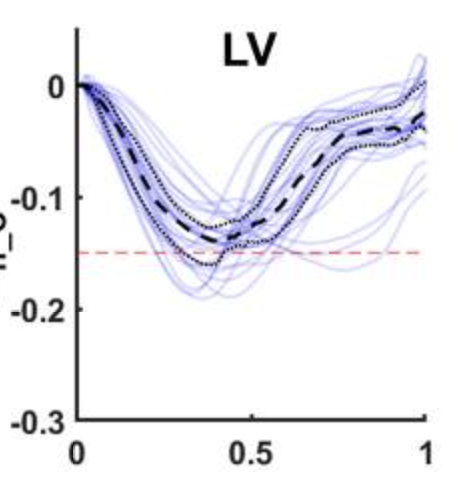
#> input picture experiments/06_moulin_digitisation/panel_lv.png, 464 x 478 px
$ python 02_extract.py
#> lines starting #> are read from the running program, lines starting #| are printed output that depends on the picture; after the words box and inside, x2 and y2 are one past the last pixel; in counts of white or black regions, pixels touching at a corner belong together
### src/single_cell_em/analysis/curve_extraction.py
"""Viterbi curve extraction from published figures.

Cost = per-pixel ink mismatch; transition = smoothness penalty. The smoothness
term is what bridges the gaps in a dashed line, so alpha is the main knob:
too low and the path jumps between curves, too high and it cuts corners.
"""
import json
import numpy as np
import matplotlib.pyplot as plt


# [8 lines of commented-out code are left out]


# [36 lines left out: functions viterbi_trace, extract_curves, not called in this run]


class AxisCalibration:
    """Affine pixel -> data map, assuming axes are not rotated."""

    def __init__(self, px0, px1, x0, x1, py0, py1, y0, y1):
        self.px0, self.px1, self.x0, self.x1 = px0, px1, x0, x1
        self.py0, self.py1, self.y0, self.y1 = py0, py1, y0, y1

    def to_x(self, px):
        return self.x0 + (np.asarray(px) - self.px0) * (self.x1 - self.x0) / (self.px1 - self.px0)

    def to_y(self, py):
        return self.y0 + (np.asarray(py) - self.py0) * (self.y1 - self.y0) / (self.py1 - self.py0)

    def save(self, path):
        json.dump(self.__dict__, open(path, "w"), indent=2)

    @classmethod
    def load(cls, path):
        return cls(**json.load(open(path)))

    def from_x(self, x):
        return self.px0 + (np.asarray(x) - self.x0) * (self.px1 - self.px0) / (self.x1 - self.x0)

    def from_y(self, y):
        return self.py0 + (np.asarray(y) - self.y0) * (self.py1 - self.py0) / (self.y1 - self.y0)


# [11 lines left out: function click_calibration, not called in this run]

from scipy.ndimage import maximum_filter1d, gaussian_filter1d


def black_ink_cost(rgb, val_thr=200, sat_thr=100, bridge=15, vsig=1.5):
    """Low cost on dark, unsaturated pixels. `bridge` is a horizontal dilation
    that closes the gaps in a dashed line; without it a flat path is cheaper
    than the true curve. `vsig` softens the ink vertically so near-misses in
    the transition still cost less than background."""
    a = rgb.astype(float)
    mx, mn = a.max(2), a.min(2)
    score = (np.clip((val_thr - mx) / val_thr, 0, 1)
             * np.clip((sat_thr - (mx - mn)) / sat_thr, 0, 1))
    if bridge:
        score = maximum_filter1d(score, size=bridge, axis=1)
    if vsig:
        score = gaussian_filter1d(score, vsig, axis=0)
    return 1.0 - score / max(score.max(), 1e-9)


# [10 lines left out: function apply_seeds, not called in this run]


def click_seeds(img, n=6):
    """Click n points along the target curve, left to right."""
    fig, ax = plt.subplots(figsize=(9, 9))
    ax.imshow(img)
    ax.set_title(f"Click {n} points along the DASHED MEAN, left to right.\n"
                 "Include the start, the trough, and the end.", fontsize=10)
    pts = fig.ginput(n, timeout=0)
    plt.close(fig)
    return [(x, y) for x, y in pts]

### experiments/06_moulin_digitisation/02_extract.py
"""Stage 2: seeded Viterbi extraction of the dashed mean from the LV panel."""
import numpy as np
import matplotlib.pyplot as plt
from PIL import Image
from single_cell_em.analysis.curve_extraction import (
    black_ink_cost, apply_seeds, click_seeds, viterbi_trace, AxisCalibration)

panel = np.array(Image.open("panel_lv.png").convert("RGB"))
#> panel is the input picture: shape (478, 464, 3); mean R, G, B 238.9, 238.6, 243.2
cal   = AxisCalibration.load("calibration.json")
#> (reads experiments/06_moulin_digitisation/calibration.json from the repository)
H, W  = panel.shape[:2]
#> H = 478; W = 464

cost = black_ink_cost(panel, val_thr=200, sat_thr=100, bridge=15, vsig=1.5)
#> in black_ink_cost, `mx, mn = a.max(2), a.min(2)`:
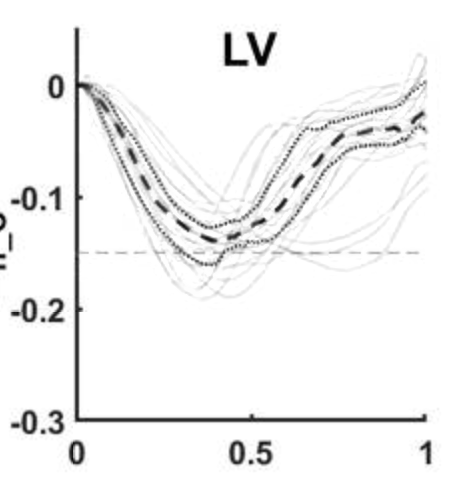
#> mx: shape (478, 464) float64; min 0, max 255, mean 243.4
#> in black_ink_cost, `mx, mn = a.max(2), a.min(2)`:
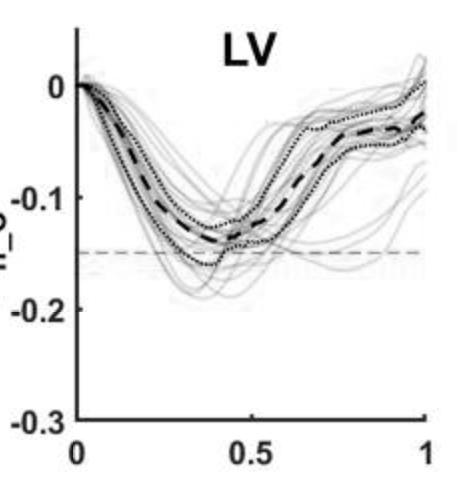
#> mn: shape (478, 464) float64; min 0, max 255, mean 238.3
#> in black_ink_cost, `score = (np.clip((val_thr - mx) / val_thr, 0, 1) * np.clip((sat_thr - ..`:
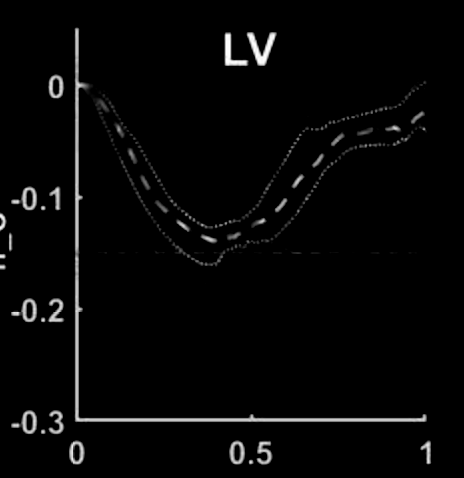
#> score: shape (478, 464) float64; min 0, max 1, mean 0.024
#> in black_ink_cost, `score = maximum_filter1d(score, size=bridge, axis=1)`:
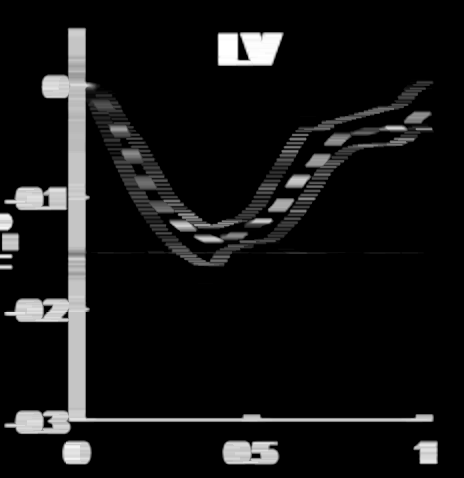
#> score: shape (478, 464) float64; min 0, max 1, mean 0.0786
#> in black_ink_cost, `score = gaussian_filter1d(score, vsig, axis=0)`:
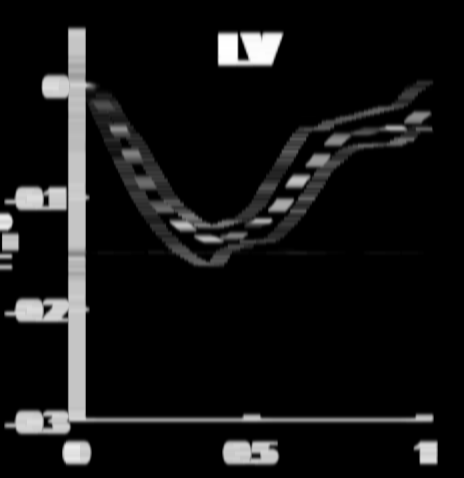
#> score: shape (478, 464) float64; min 0, max 1, mean 0.0786
#> in black_ink_cost, `return 1.0 - score / max(score.max(), 1e-9)`:
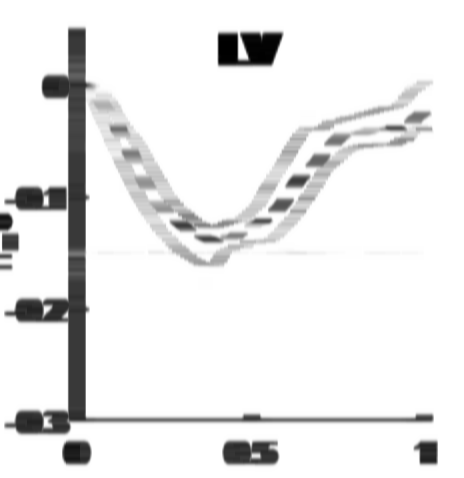
#> returned value: shape (478, 464) float64; min 0, max 1, mean 0.921
BIG = cost.max()
#> BIG = 1
cost[:, :80]  = BIG      # y-axis spine, cols 75-78
cost[:75, :]  = BIG      # "LV" title, rows 32-66
cost[412:, :] = BIG      # x-axis and tick labels
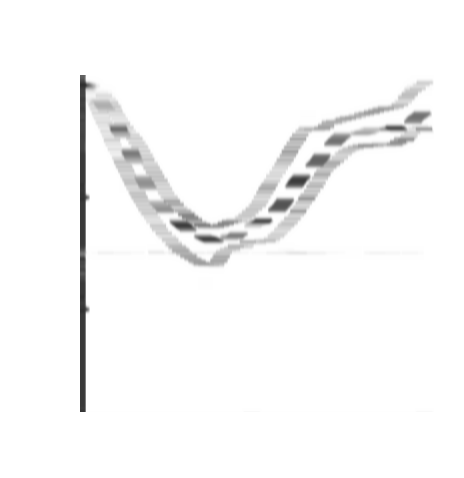
#> cost: shape (478, 464) float64; min 0.186, max 1, mean 0.975
cost[:, 424:] = BIG      # beyond phase 1
#> cost: shape (478, 464) float64; 0.25% of pixels changed, all inside (x1, y1, x2, y2) = (424, 75, 434, 412)

seeds = click_seeds(panel, n=6)
#> (the run stopped early here; a loop or call above may not have finished)
